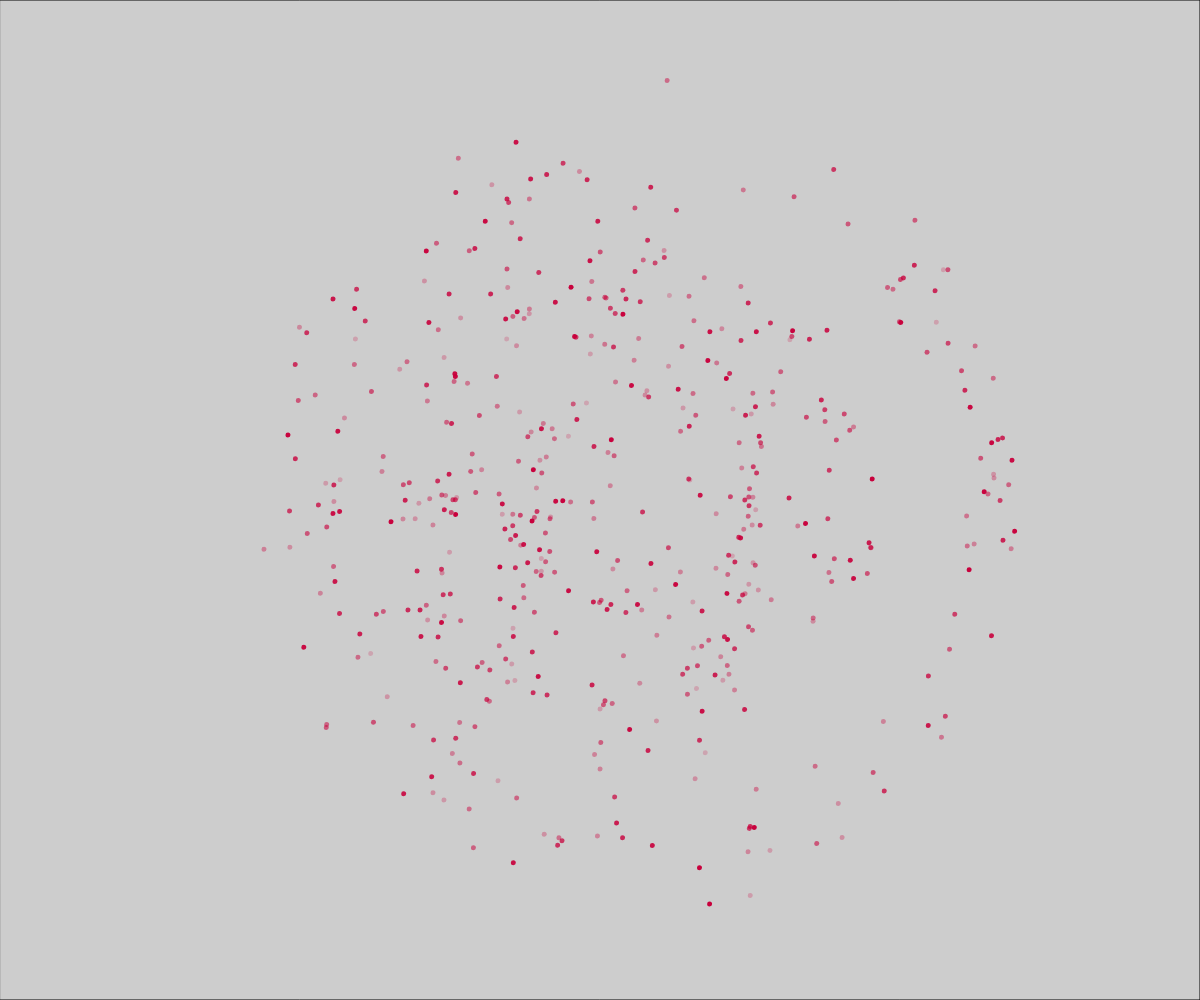
Frame 1 (no input)
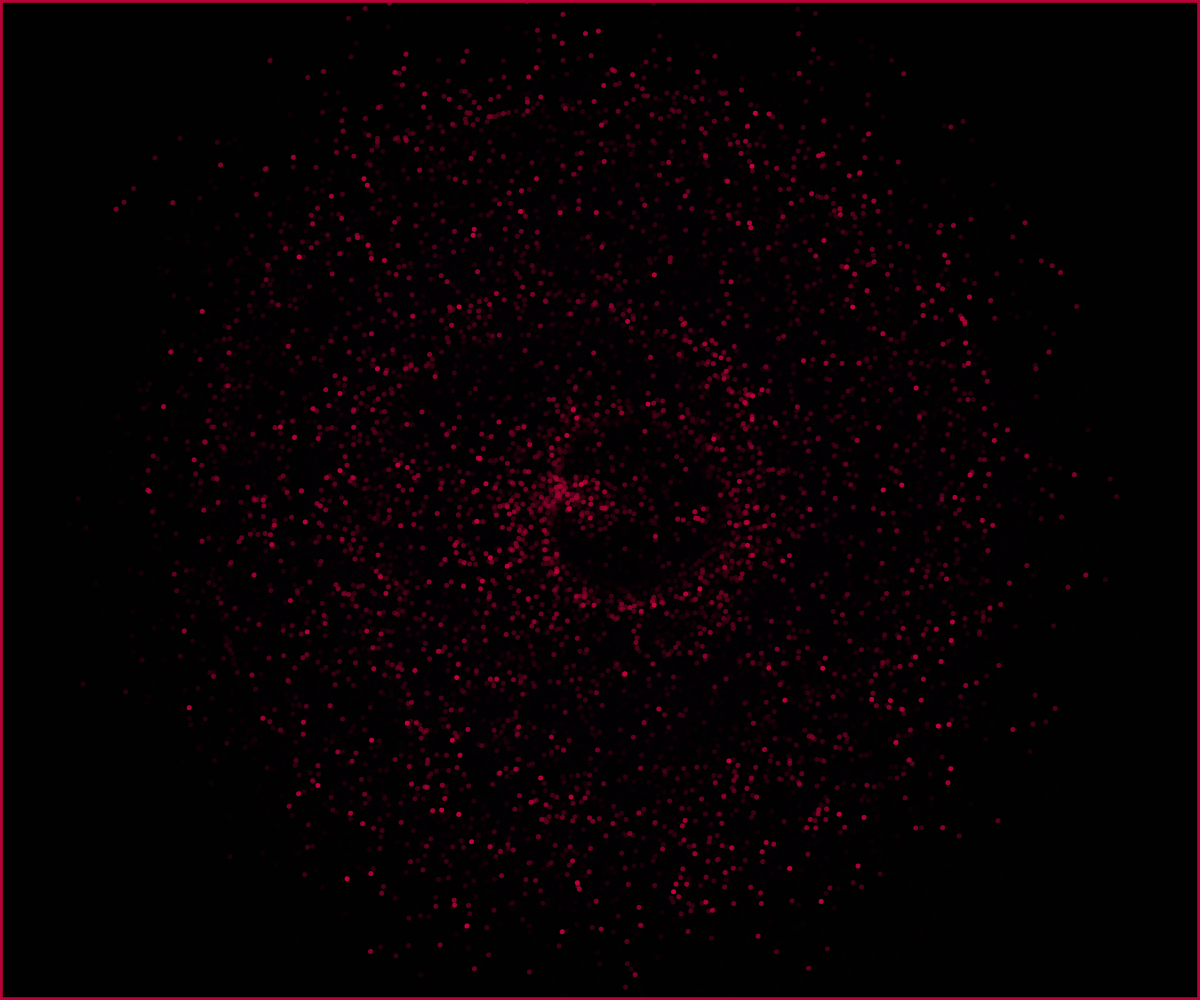
Frame 60 (no input)
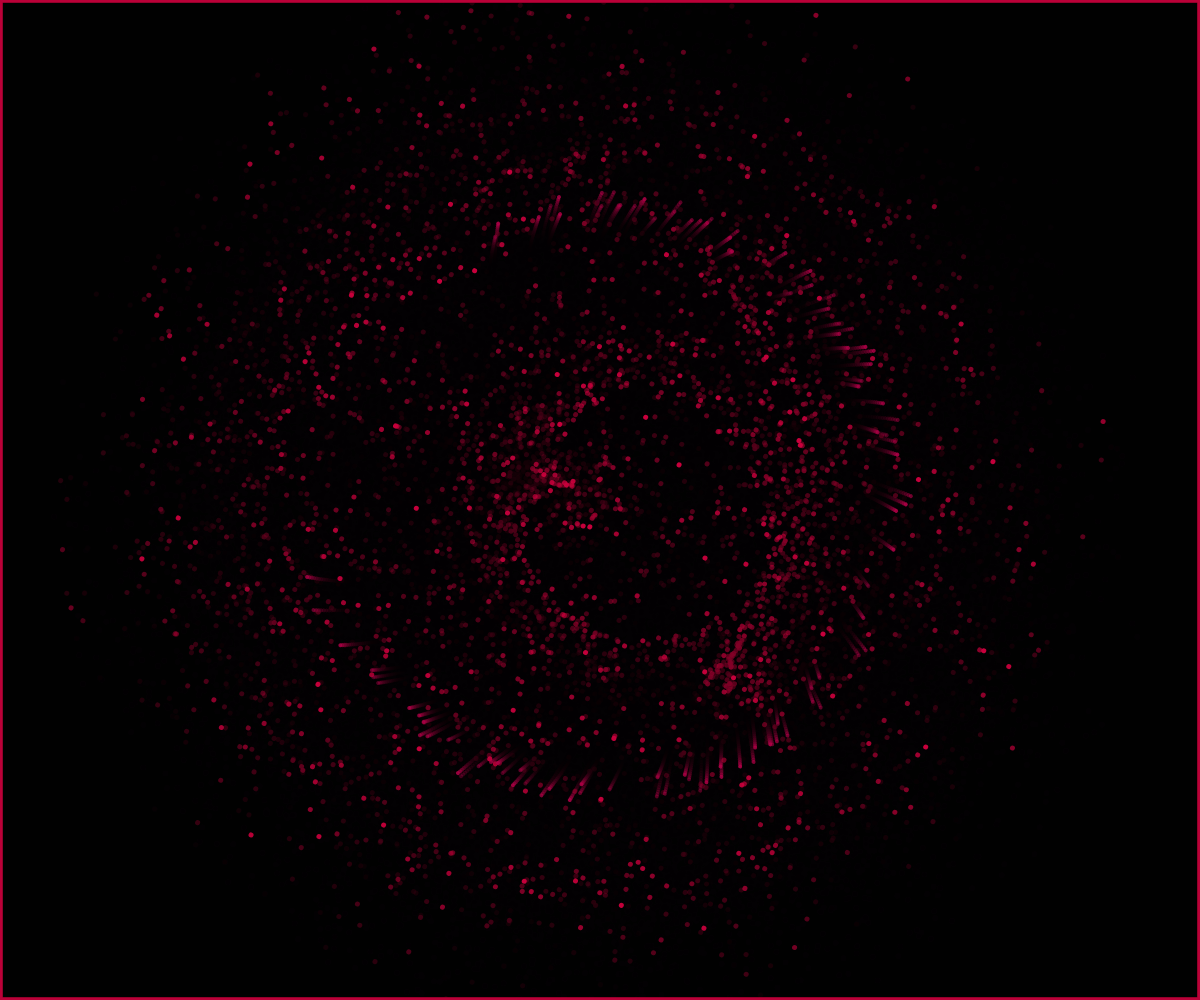
Frame 120 (the mouse pressed at the canvas centre since frame 60)

The p5.js sketch that drew these frames (run headless with seeded random() and noise() and a simulated clock; from frame 60 on, the mouse is pressed at the canvas centre):

// p5.js sketch
// ── sketch.js
//CPSC 334 Generative Art Project
//By Tracy Xinran Li

let A, B, C, D;
let numPoints = 500; 
let rBase;
let points = [];
let ripples = []; 
let pMax = 50; 
let baseRBase; 

let frequency = 0.02; 
let cycleDuration = 7200; 
let cycleProgress = 0; 
let prevHeartbeat = 0; 

function setup() {
  createCanvas(windowWidth, windowHeight); 
  background(0); 
  noFill();
  
  let density = displayDensity();
  pixelDensity(density); 

  // Initialize De Jong attractor parameters with random values
  A = random(-2, 2);
  B = 1;
  C = random(-2, 2);
  D = 0.5;

  // Conditional: Set rBase based on the smaller of width/height for proportional heart size
  baseRBase = min(width, height) / 600 * random(0.75, 1.25) * PI;

  rBase = baseRBase; 

  // Generate points with random transparency
  for (let i = 0; i < numPoints; i++) {
    points.push(new Point(random(-2, 2), random(-2, 2), random(50, 255))); 
  }
}

function windowResized() {
  resizeCanvas(windowWidth, windowHeight); 
  background(0); 
}

function draw() {
  
  fill(0, 0, 0, 50); 
  rect(0, 0, width, height);

  // Update heartbeat frequency based on cycle progress
  cycleProgress = (frameCount % (2 * cycleDuration)) / cycleDuration;
  if (cycleProgress <= 1) {
    frequency = map(cycleProgress, 0, 1, 0.05, 0.1); // Gradually increase
  } else {
    frequency = map(cycleProgress, 1, 2, 0.1, 0.05); // Gradually decrease
  }

  let heartbeat = sin(frameCount * frequency); 
  rBase = baseRBase + heartbeat * baseRBase * 0.5; 

  if (prevHeartbeat < -0.98 && heartbeat > -0.99) {
    // Create a ripple when the heart starts expanding
    createRipple();
  }
  prevHeartbeat = heartbeat;

  // Translate the origin to the center of the canvas and apply rotation over time
  translate(width / 2, height / 2);
  rotate(millis() * 0.0002); 

  // Update A and C over time for smoother animation
  A = 2 * sin(millis() * 0.00001); 
  C = 2 * cos(millis() * 0.000015); 

  // If we're halfway through drawing, adjust parameters to avoid convergence
  if (frameCount > floor(pMax * 0.6)) {
    A = random(-1, 1);
    B = random(-1, 1);  
    C = random(-1, 1);
    D = random(-1, 1);  
  }

  // Update and draw all points
  for (let pt of points) {
    pt.update();
    pt.show();
  }

  // Update and draw all ripples
  for (let i = ripples.length - 1; i >= 0; i--) {
    ripples[i].update();
    ripples[i].show();
    if (ripples[i].isDone()) {
      ripples.splice(i, 1); // Remove ripple when it's done
    }
  }
}

// Point class to handle each individual point's movement
class Point {
  constructor(prevX, prevY, alphaValue) {
    this.prevX = prevX;
    this.prevY = prevY;
    this.alpha = alphaValue; 
  }

  // Update the point using De Jong attractor equations
  update() {
    let currX = sin(TWO_PI * A * this.prevY) - cos(TWO_PI * B * this.prevX);
    let currY = sin(TWO_PI * C * this.prevX) - cos(TWO_PI * D * this.prevY);

    // Conditional: Polar Coordinates Transformation (with smaller scaling)
    let dX = min(width, height) * 0.2 * currX; 
    let dY = min(width, height) * 0.2 * currY;
    let dR = rBase * currY; // Radial distance

    // Polar to Cartesian conversion
    this.scaledX = (dX * cos(dR) - dY * sin(dR)); 
    this.scaledY = (dY * cos(dR) + dX * sin(dR)); 

    // Update the previous position with current values
    this.prevX = currX;
    this.prevY = currY;
  }

  // Display the point as a white dot with random transparency
  show() {
    //conditional: strokeSize changes with min(width, height)
    let strokeSize = min(width, height)/200; 
    stroke(200, 0, 60, this.alpha);
    strokeWeight(strokeSize); 
    point(this.scaledX, this.scaledY); 
  }
}

// Ripple class to create the ripple effect
class Ripple {
  constructor() {
    this.points = [];
    this.lifetime = 500; 

    // Conditional: Ripple radius proportional to the smaller dimension of width and height
    this.radius = min(width, height) * 0.25; 

    // Random rotation angle for the ripple
    this.rotationAngle = random(TWO_PI);

    // Generate points along the circle's perimeter
    for (let i = 0; i < 50; i++) {
      let angle = noise(i * 0.1) * TWO_PI;
      let x = this.radius * cos(angle);
      let y = this.radius * sin(angle);

      let direction = createVector(x, y);
      direction.normalize(); 

      this.points.push({
        x: x,
        y: y,
        direction: direction,
        //Conditional: speed in proportion to min(width, height)
        speed: random(0.5, 1) * min(width, height) * 0.0025,
        initialAlpha: random(100, 255), 
        currentAlpha: 255, 
        birthFrame: frameCount, 
      });
    }
  }

  update() {
    // Update each point's position along its direction
    for (let i = this.points.length - 1; i >= 0; i--) {
      let pt = this.points[i];
      pt.x += pt.direction.x * pt.speed;
      pt.y += pt.direction.y * pt.speed;

      // Reduce transparency over time
      let age = frameCount - pt.birthFrame;
      pt.currentAlpha = map(age, 0, this.lifetime, pt.initialAlpha, 0);

      // Remove point if it becomes completely transparent
      if (pt.currentAlpha <= 0) {
        this.points.splice(i, 1); 
      }
    }
  }

  show() {
    push();
    rotate(this.rotationAngle); 
    //Conditional: map stroke size of ripple
    let strokeSize = min(width, height)/200 * 0.8; 
    let ageRatio = (frameCount - this.points[0]?.birthFrame) / this.lifetime;
    let r = map(ageRatio, 0, 1, 180, 0);  // Red to Blue
    let g = map(ageRatio, 0, 1, 0, 0);    // No green change
    let b = map(ageRatio, 0, 1, 60, 255);  // From Dark Red to Blue
    stroke(r, 0, b, 150); 
    strokeWeight(strokeSize); 
    noFill();

    for (let pt of this.points) {
      stroke(r, 0, b, pt.currentAlpha);
      point(pt.x, pt.y);
    }
    pop();
  }

  isDone() {
    return this.points.length === 0;
  }
}

function createRipple() {
  ripples.push(new Ripple());
}
